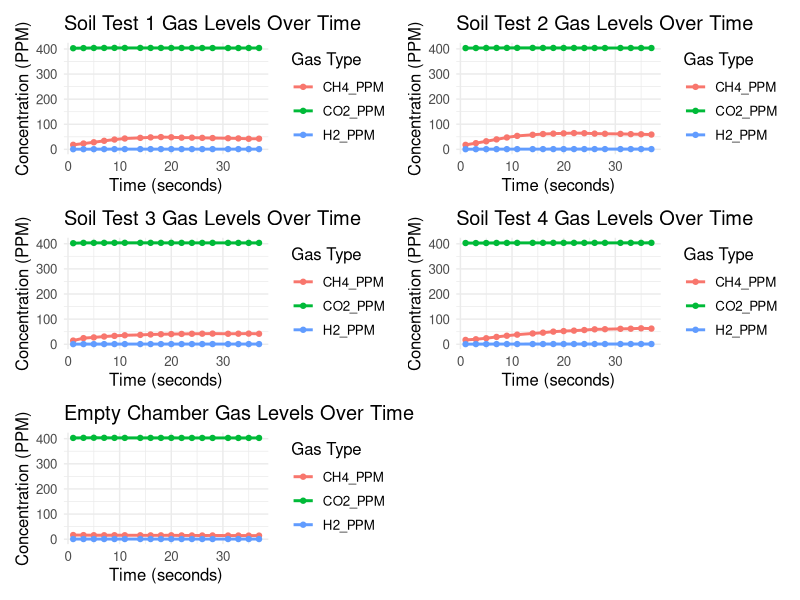

Generate this figure with R:
library(ggplot2)
library(tidyr)
library(patchwork)

# Read the empty chamber data set
empty_chamber <- read.csv("noSoilGasSample1.csv")

# Read the individual soil test data (assuming you have them in separate CSV files)
soil_test1 <- read.csv("soilGasSample1.csv")
soil_test2 <- read.csv("soilGasSample2.csv")
soil_test3 <- read.csv("soilGasSample3.csv")
soil_test4 <- read.csv("soilGasSample4.csv")

plot_gas_line <- function(data, title) {
  # Convert data to long format for ggplot
  data_long <- pivot_longer(data, 
                            cols = c(CO2_PPM, CH4_PPM, H2_PPM), 
                            names_to = "Gas", 
                            values_to = "PPM")
  
  # Create the plot
  ggplot(data_long, aes(x = Seconds, y = PPM, color = Gas)) +
    geom_line(linewidth = 1) +  # Line thickness
    geom_point() +         # Add points
    labs(title = title,
         x = "Time (seconds)",
         y = "Concentration (PPM)",
         color = "Gas Type") +
    theme_minimal() +      # Minimal theme
    theme(text = element_text(size = 12)) # Increase font size
}

plot_empty_chamber <- plot_gas_line(empty_chamber, "Empty Chamber Gas Levels Over Time")

plot_soil_test1 <- plot_gas_line(soil_test1, "Soil Test 1 Gas Levels Over Time")
plot_soil_test2 <- plot_gas_line(soil_test2, "Soil Test 2 Gas Levels Over Time")
plot_soil_test3 <- plot_gas_line(soil_test3, "Soil Test 3 Gas Levels Over Time")
plot_soil_test4 <- plot_gas_line(soil_test4, "Soil Test 4 Gas Levels Over Time")

final_plot <- (plot_soil_test1 + plot_soil_test2 +
  plot_soil_test3 + plot_soil_test4 + plot_layout(ncol = 2)) + plot_empty_chamber +
  plot_layout(ncol = 2)

# Print the final combined plot
print(final_plot)